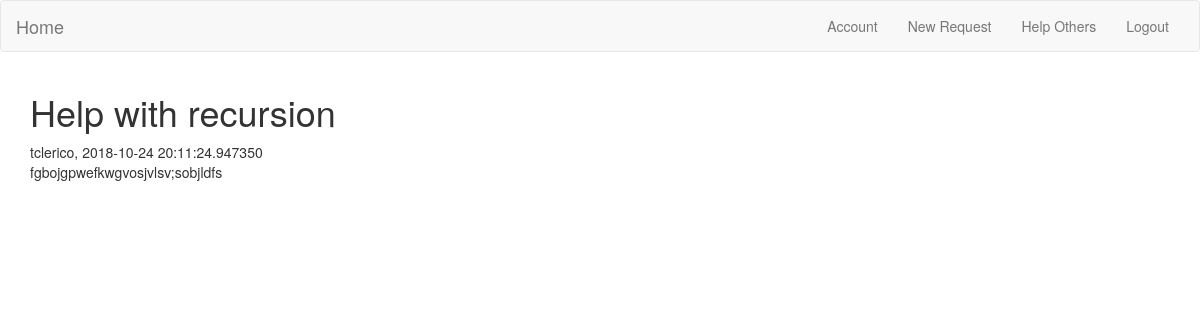
The app's page /request/23 (signed in) with its own data.
### app/models.py (models this page shows, shortened)
class Request(db.Model):
    id = db.Column(db.Integer, primary_key=True)
    uid = db.Column(db.Integer, db.ForeignKey('user.id'))
    expertise = db.Column(db.Integer, db.ForeignKey('expertise.id'), index=True)
    title = db.Column(db.String(64))
    description = db.Column(db.String(560))
    timestamp = db.Column(db.DateTime, index=True, default=datetime.utcnow)
    is_active = db.Column(db.Boolean)

class User(UserMixin, db.Model):
    id = db.Column(db.Integer, primary_key=True)
    name = db.Column(db.String(64), index=True, unique=True)
    email = db.Column(db.String(120), index=True, unique=True)
    class_year = db.Column(db.Integer)
    department = db.Column(db.String(120))
    sport = db.column(db.String(64))
    sec_sport = db.column(db.String(64))
    requests = db.relationship('Request', backref='author', lazy='dynamic')
    password_hash = db.Column(db.String(128))
    fields = db.relationship('Expertise', secondary=uTe, lazy='dynamic',
                                backref=db.backref('users', lazy='dynamic'))

### app/routes.py (the view)
@app.route('/request/<id>')
@login_required
def indiv_request(id):
    req = Request.query.get(id)
    return render_template('request.html', req=req)

### app/models.py (called while the page is built)
@login.user_loader
def load_user(id):
    return User.query.get(int(id))

### app/templates/request.html
{% extends "base.html" %}
{% block app_content %}
<h1>{{ req.title }}</h1>
<span>{{ req.author.name }},  {{ req.timestamp }}</span>
<p>{{ req.description }}</p>
{% endblock %}

### records on screen
Request: title "Help with recursion", timestamp "2018-10-24 20:11:24.947350", description "fgbojgpwefkwgvosjvlsv;sobjldfs"
User: author.name "tclerico"
